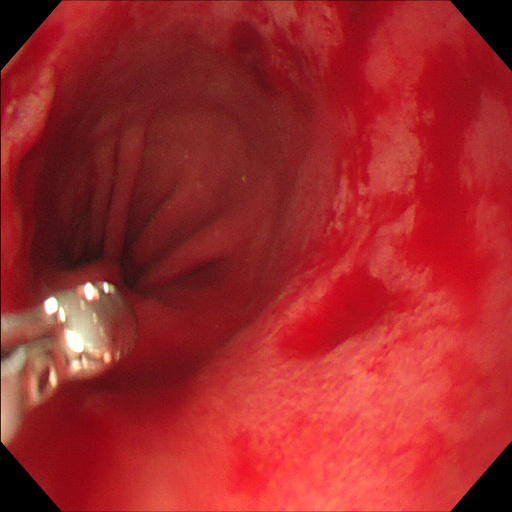
#> input picture ImaDM/0000587.jpg, 512 x 512 px; its folder holds only this picture in this run
$ python ROIV_FINAL.py   (older library calls are emulated)
#> lines starting #> are read from the running program, lines starting #| are printed output that depends on the picture; after the words box and inside, x2 and y2 are one past the last pixel; in counts of white or black regions, pixels touching at a corner belong together
# -*- coding: utf-8 -*-
"""
Created on Thu Jul 18 19:49:10 2019

@author: Nataly
"""

import cv2
import pylab as plt
from matplotlib import pyplot as plt
import numpy as np
from pylab import *
#from readimg import read_img #leer imagines ### img=read_img(imgfile)##
from readimg import read_img #leer imagines ### img=read_img(imgfile)##
from skimage.morphology import disk

from skimage.filters import threshold_otsu
from skimage.filters import threshold_li
from skimage.filters import threshold_minimum
from skimage.filters import threshold_triangle
from skimage.filters import try_all_threshold
from PIL import ImageEnhance
from PIL import Image
from skimage.filters import rank

import glob

for imgfile in glob.glob("*.jpg"):
    ima=cv2.imread(imgfile)
#> ima is the input picture: shape (512, 512, 3); mean B, G, R 42.6, 40.7, 161.6

    """ # Primera forma #"""
    #imR, imG, II=cv2.split(ima)
    """ #Segunda forma #"""
    #imA=cv2.cvtColor(ima,cv2.COLOR_RGB2HSV)
    #I,I,II=cv2.split(imA)
    """ # Tercera forma #"""
    imA=cv2.cvtColor(ima,cv2.COLOR_RGB2XYZ)
#> imA: shape (512, 512, 3); mean of channels 0, 1, 2 61.3, 49.8, 159.2
    I,I,II=cv2.split(imA)
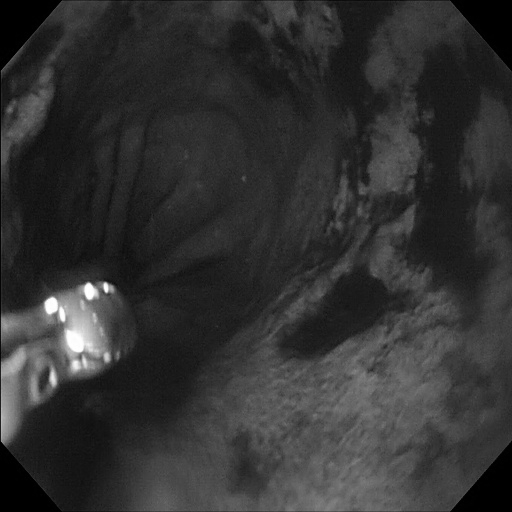
#> I: shape (512, 512); min 0, max 255, mean 49.8
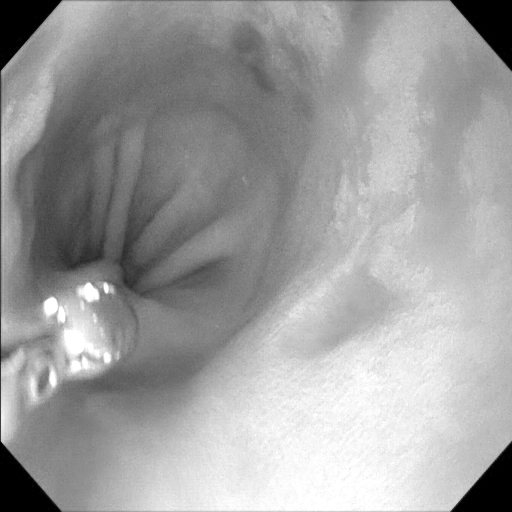
#> II: shape (512, 512); min 0, max 255, mean 159.2

    ta=II.shape
#> ta = (512, 512)
    ta=list(ta)
#> ta = [512, 512]
    #plt.imshow(II, cmap=plt.cm.gray)
    #plt.show()
    MIN=int(np.min(II))
#> MIN = 0
    MAX=int(np.max(II))
#> MAX = 255

    hist = cv2.calcHist([II],[0],None,[MAX+1],[MIN,MAX])
#> hist = 256 values, max 7106 at index 0, min 0 at index 255, mean 1013.7
    hist = cv2.calcHist([II],[0],None,[256],[0,255])
    #plt.plot(hist)
    #plt.show()

    div=6
    #div=6
    nuevohist=hist.tolist()
#> nuevohist = 256 items, first 6: [7106], [582], [148], [228], [145], [64]
    l=int(len(nuevohist)/div)
#> l = 42
    i=1
    a=0
    suma=np.zeros((div))
    valm=0
    hasta=0
    menor=0
    for y in range(1,div+1):
        suma[a]=sum(nuevohist[i:int(l)*y])
        if suma[a]>valm:
            valm=suma[a]
            hasta=y
        i=int(l)*y+1
        a=a+1
#> this loop made 6 passes
#> i on passes 1 to 6: 43, 85, 127, 169, 211, 253
#> after the loop, a = 6; hasta = 5; suma = [1681, 7713, 52013, 69825, 70976, 42037]; valm = 70976
    #print(l)
    #print(hasta)

    porcen=0.3
    ##G
    ##z2

    #porcen=0.2
    #"""
    a=hist[:int((l*hasta)*porcen)]
#> a = 63 values, max 7106 at index 0, min 1 at index 38, mean 163.1
    a=a.tolist()
#> a = 63 items, first 6: [7106], [582], [148], [228], [145], [64]
    hist=hist.tolist()
#> hist has the same summary as nuevohist
    u=np.max(a)
#> u = 7106
    umbral1 = hist.index(u)
#> umbral1 = 0
    a=a[umbral1:]

    uu=np.min(a)
#> uu = 1
    histb=hist[umbral1:]
#> histb has the same summary as nuevohist

    umbral=histb.index(uu)
#> umbral = 38
    #print(umbral)
    umbral=umbral+len(hist[:umbral1])
    #"""
    #umbral=int((l*hasta)*porcen)
    binary=II.copy()
    print(umbral)
#| 38
    for f in range(ta[0]):
        for c in range (ta[1]):
            if II[f,c]<=umbral:
                binary[f,c]=0
            else:
                binary[f,c]=1
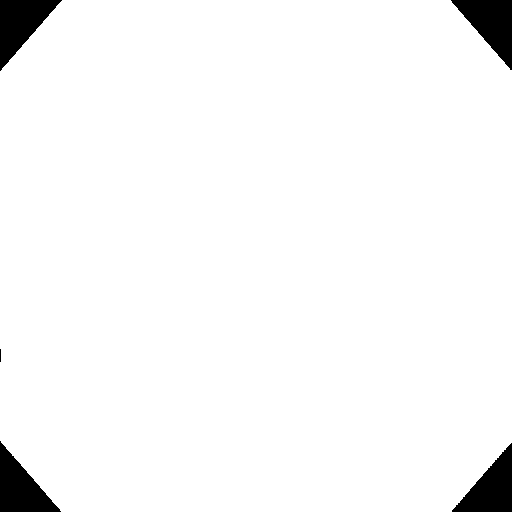
#> binary: shape (512, 512); values 0 (black) and 1 (white), 96.7% white; 5 black regions (1 under 20 px), largest, box (x1, y1, x2, y2) and area: (0, 0, 62, 71) 2215, (451, 0, 512, 70) 2199, (0, 441, 61, 512) 2191, (452, 443, 512, 512) 2144

    binary = (binary*255).astype(np.uint8)
    #plt.imshow(binary, cmap=plt.cm.gray)
    #plt.show()
    #"""
    ### Transformaciones Morfologicas
   ## sin log ope 30 close 37

    kernel = cv2.getStructuringElement(cv2.MORPH_ELLIPSE, (27, 27))
    openi = cv2.morphologyEx(binary, cv2.MORPH_OPEN, kernel)
#> openi: shape (512, 512); 96.7% white; 5 black regions (1 under 20 px), largest, box (x1, y1, x2, y2) and area: (0, 0, 62, 71) 2215, (451, 0, 512, 70) 2199, (0, 441, 61, 512) 2192, (452, 443, 512, 512) 2153

    kernel = cv2.getStructuringElement(cv2.MORPH_ELLIPSE, (37, 37))
    close=cv2.morphologyEx(openi, cv2.MORPH_CLOSE, kernel)
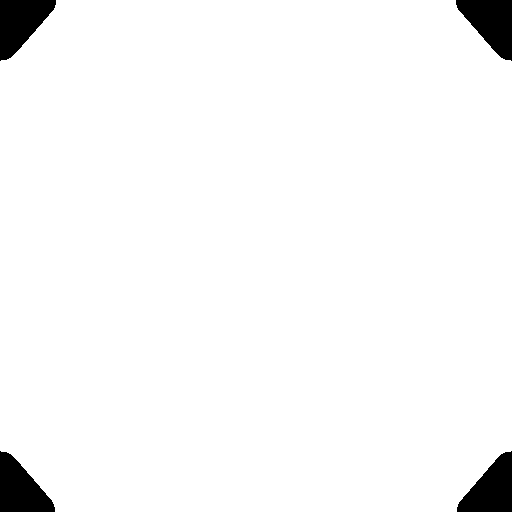
#> close: shape (512, 512); 96.8% white; 4 black regions

    _,contours,_ = cv2.findContours(close,cv2.RETR_LIST,cv2.CHAIN_APPROX_SIMPLE)
#> contours = 1 contour; box (x1, y1, x2, y2) and area: (0, 0, 512, 512) 252792
    #contours,hierachy = cv2.findContours(close,cv2.RETR_LIST,cv2.CHAIN_APPROX_SIMPLE)
    areas = [cv2.contourArea(c) for c in contours]
#> areas = [252792]
    max_index = np.argmax(areas)
#> max_index = 0
    cnt=contours[max_index]
#> cnt = contour of 96 points, box (x1, y1, x2, y2) (0, 0, 512, 512), area 252792
    x,y,w,h = cv2.boundingRect(cnt)
#> x = 0; y = 0; w = 512; h = 512
    #plt.imshow(im)
    #plt.show()
    #"""
    #print((y,x),(y+h,x+w))
    tru=15
    for f in range ((y+tru),(y+h-tru)):
        for c in range(x+tru,(x+w-tru)):
            #print(f,c)
            if close[f+tru,c+tru]==1 or close[f+tru,c]==1 or close[f,c+tru]==1 and close[f,c]==0:
                close[f,c]=1
            else:
                close[f,c]=close[f,c]


    #"""
    #z2
    #Z3
    #V
    dire='./segROI/#5/Z3/'+imgfile
    #img=cv2.cvtColor(im,cv2.COLOR_BGR2RGB)
    #cv2.imwrite(dire,close)
    cv2.imwrite(dire,close)
    k = cv2.waitKey(1000)
#> (key Esc is pressed here)
    #destroy the window
    cv2.destroyAllWindows()
    print(imgfile)

$ run again, on ImaDM/0000613.jpg
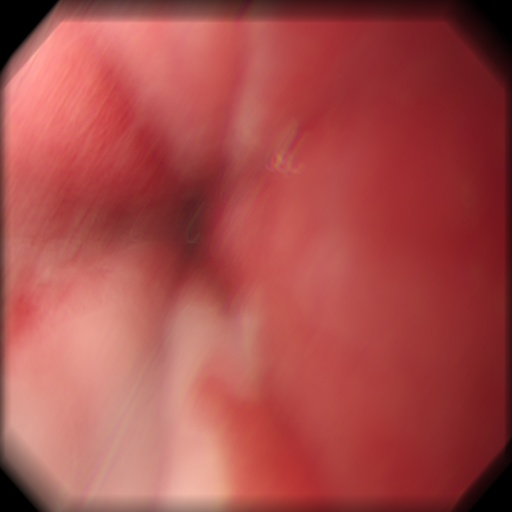
#> input picture ImaDM/0000613.jpg, 512 x 512 px
#> ima is the input picture: shape (512, 512, 3); mean B, G, R 74.2, 76.4, 167.8
#> imA: shape (512, 512, 3); mean of channels 0, 1, 2 88.2, 82.5, 169.9
#> `I,I,II=cv2.split(imA)`:
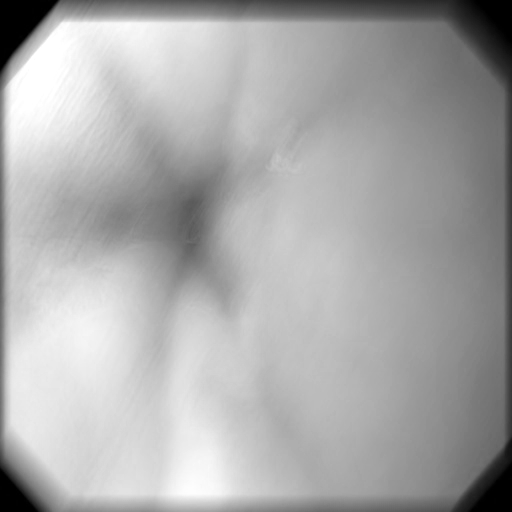
#> II: shape (512, 512); min 0, max 255, mean 169.9
#> MIN = 0
#> MAX = 255
#> `hist = cv2.calcHist([II],[0],None,[MAX+1],[MIN,MAX])`: hist = 256 values, max 3961 at index 0, min 0 at index 255, mean 1015.5
#> nuevohist = 256 items, first 6: [3961], [425], [92], [114], [38], [54]
#> l = 42
#> the loop `for y in range(1,div+1):` made 6 passes
#> i on passes 1 to 6: 43, 85, 127, 169, 211, 253
#> after the loop `for y in range(1,div+1):`: a = 6; hasta = 5; suma = [3640, 5999, 26059, 67906, 96993, 49086]; valm = 96993
#> `a=hist[:int((l*hasta)*porcen)]`: a = 63 values, max 3961 at index 0, min 25 at index 23, mean 159.8
#> `a=a.tolist()`: a = 63 items, first 6: [3961], [425], [92], [114], [38], [54]
#> `hist=hist.tolist()`: hist has the same summary as nuevohist
#> u = 3961
#> umbral1 = 0
#> uu = 25
#> histb has the same summary as nuevohist
#> umbral = 23
#| 23
#> openi: shape (512, 512); 97.8% white; 4 black regions, box (x1, y1, x2, y2) and area: (0, 0, 58, 72) 2000, (460, 0, 512, 61) 1628, (467, 440, 512, 512) 1372, (0, 468, 39, 512) 891
#> `close=cv2.morphologyEx(openi, cv2.MORPH_CLOSE, kernel)`:
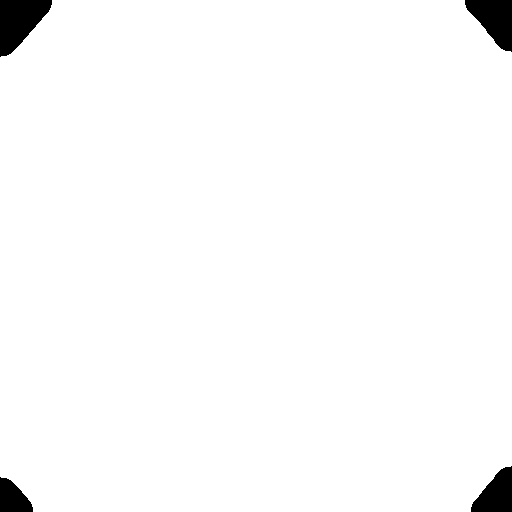
#> close: shape (512, 512); 97.9% white; 4 black regions
#> contours = 1 contour; box (x1, y1, x2, y2) and area: (0, 0, 512, 512) 255752
#> areas = [255752.5]
#> max_index = 0
#> cnt = contour of 86 points, box (x1, y1, x2, y2) (0, 0, 512, 512), area 255752
#> x = 0; w = 512

$ run again, on ImaDM/00039.jpg
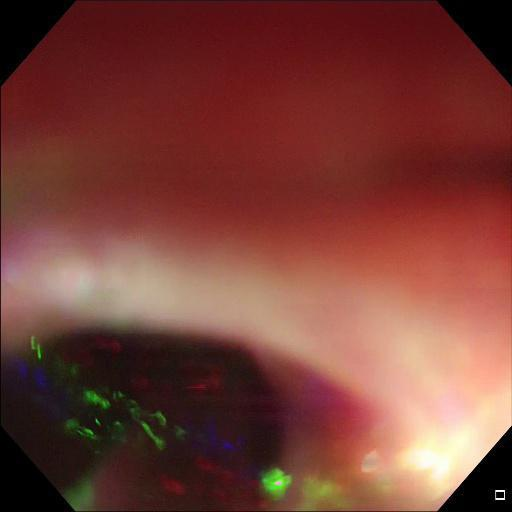
#> input picture ImaDM/00039.jpg, 512 x 512 px
#> ima is the input picture: shape (512, 512, 3); mean B, G, R 55.1, 63.5, 119.5
#> imA: shape (512, 512, 3); mean of channels 0, 1, 2 67, 65.8, 121.7
#> `I,I,II=cv2.split(imA)`:
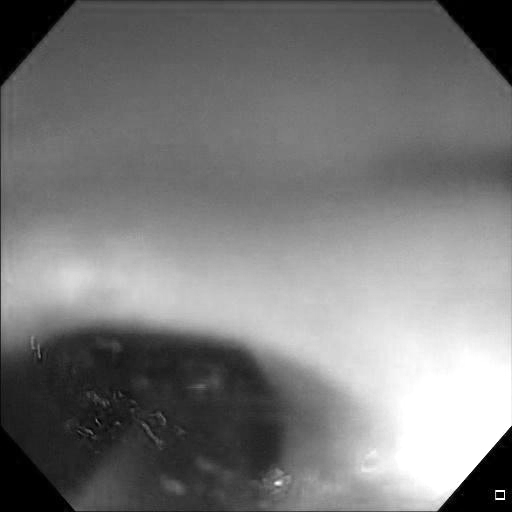
#> II: shape (512, 512); min 0, max 255, mean 121.7
#> MIN = 0
#> MAX = 255
#> `hist = cv2.calcHist([II],[0],None,[MAX+1],[MIN,MAX])`: hist = 256 values, max 9986 at index 0, min 0 at index 255, mean 982.3
#> nuevohist = 256 items, first 6: [9986], [831], [411], [278], [177], [188]
#> l = 42
#> the loop `for y in range(1,div+1):` made 6 passes
#> i on passes 1 to 6: 43, 85, 127, 169, 211, 253
#> after the loop `for y in range(1,div+1):`: a = 6; hasta = 3; suma = [21550, 32116, 97129, 29563, 38242, 16632]; valm = 97129
#> `a=hist[:int((l*hasta)*porcen)]`: a = 37 values, max 9986 at index 0, min 47 at index 15, mean 686.7
#> `a=a.tolist()`: a = 37 items, first 6: [9986], [831], [411], [278], [177], [188]
#> `hist=hist.tolist()`: hist has the same summary as nuevohist
#> u = 9986
#> umbral1 = 0
#> uu = 47
#> histb has the same summary as nuevohist
#> umbral = 15
#| 15
#> openi: shape (512, 512); 94.9% white; 8 black regions (3 under 20 px), largest, box (x1, y1, x2, y2) and area: (0, 375, 75, 512) 3373, (0, 0, 75, 86) 3250, (438, 0, 512, 85) 3198, (438, 428, 512, 512) 3186, (79, 412, 111, 438) 368
#> `close=cv2.morphologyEx(openi, cv2.MORPH_CLOSE, kernel)`:
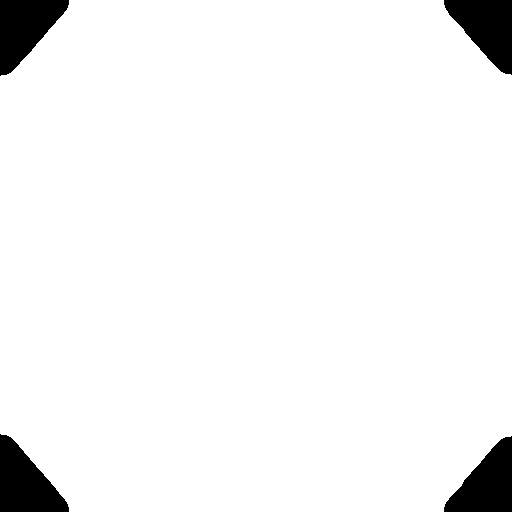
#> close: shape (512, 512); 95.2% white; 4 black regions
#> contours = 1 contour; box (x1, y1, x2, y2) and area: (0, 0, 512, 512) 248638
#> areas = [248638]
#> max_index = 0
#> cnt = contour of 114 points, box (x1, y1, x2, y2) (0, 0, 512, 512), area 248638
#> x = 0; w = 512

$ run again, on ImaDM/0000592.jpg
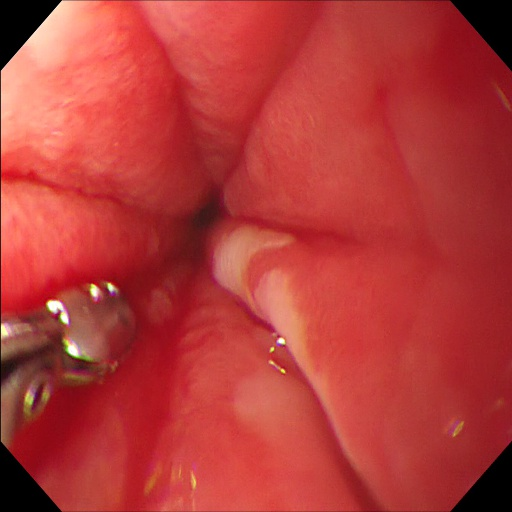
#> input picture ImaDM/0000592.jpg, 512 x 512 px
#> ima is the input picture: shape (512, 512, 3); mean B, G, R 56.7, 59.2, 180.6
#> imA: shape (512, 512, 3); mean of channels 0, 1, 2 77.2, 67.5, 179.4
#> `I,I,II=cv2.split(imA)`:
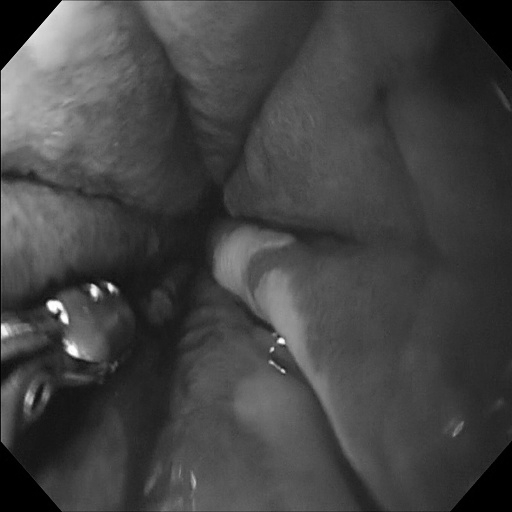
#> I: shape (512, 512); min 0, max 255, mean 67.5
#> `I,I,II=cv2.split(imA)`:
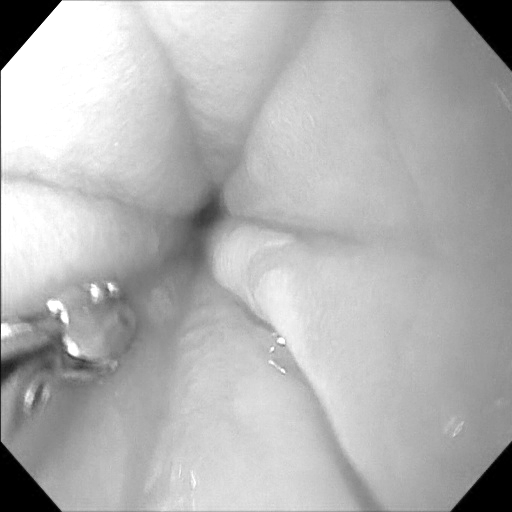
#> II: shape (512, 512); min 0, max 255, mean 179.4
#> MIN = 0
#> MAX = 255
#> `hist = cv2.calcHist([II],[0],None,[MAX+1],[MIN,MAX])`: hist = 256 values, max 7067 at index 0, min 0 at index 255, mean 972.7
#> nuevohist = 256 items, first 6: [7067], [588], [172], [225], [172], [71]
#> l = 42
#> the loop `for y in range(1,div+1):` made 6 passes
#> i on passes 1 to 6: 43, 85, 127, 169, 211, 253
#> after the loop `for y in range(1,div+1):`: a = 6; hasta = 5; suma = [1808, 1526, 7986, 65292, 115431, 42634]; valm = 115431
#> `a=hist[:int((l*hasta)*porcen)]`: a = 63 values, max 7067 at index 0, min 4 at index 22, mean 146.3
#> `a=a.tolist()`: a = 63 items, first 6: [7067], [588], [172], [225], [172], [71]
#> `hist=hist.tolist()`: hist has the same summary as nuevohist
#> u = 7067
#> umbral1 = 0
#> uu = 4
#> histb has the same summary as nuevohist
#> umbral = 22
#| 22
#> openi: shape (512, 512); 96.7% white; 5 black regions (1 under 20 px), largest, box (x1, y1, x2, y2) and area: (0, 0, 61, 71) 2197, (451, 0, 512, 70) 2185, (0, 442, 60, 512) 2159, (452, 443, 512, 512) 2125
#> close: shape (512, 512); 96.8% white; 4 black regions
#> contours = 1 contour; box (x1, y1, x2, y2) and area: (0, 0, 512, 512) 252895
#> areas = [252895]
#> max_index = 0
#> cnt = contour of 94 points, box (x1, y1, x2, y2) (0, 0, 512, 512), area 252895
#> x = 0; w = 512
